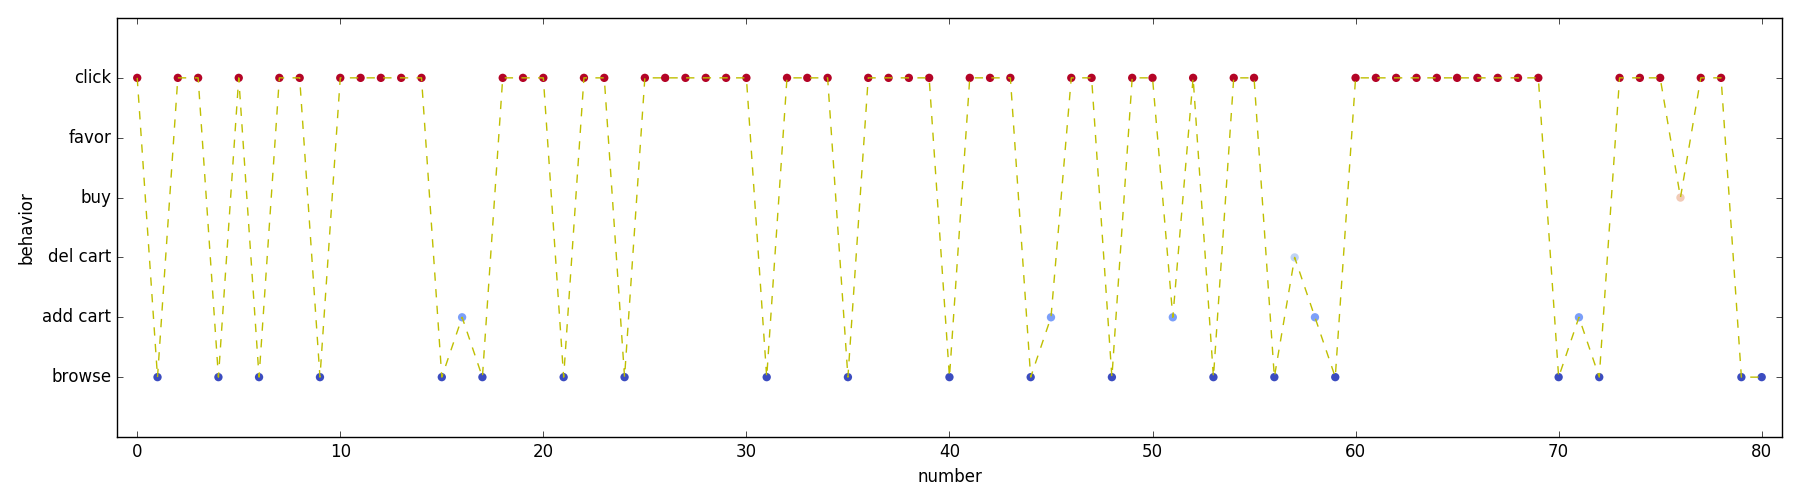

Generate this figure with Python:
import matplotlib
import matplotlib.pyplot as plt
import pandas as pd
import numpy as np

UI_RECORD = "../data/user_buy_record.csv"
BUY_USER_LIST = "../data/buy_user_list.csv"

'''
df_buy = pd.read_csv(UI_RECORD, header=0)
df_buy = df_buy[["user_id", "sku_id", "buy_duration"]]
df_buy = df_buy.drop_duplicates()
df_buy["delta_time"] = pd.to_timedelta(df_buy['buy_duration'])
high_potential = df_buy[df_buy["delta_time"] > pd.Timedelta('1 days 00:00:00')]
print high_potential.head(5)
'''

ui_record = pd.read_csv(UI_RECORD, header=0)
#user_id = 260731
user_id = 285131
item_id = 154636
cu_record = ui_record[(ui_record['user_id'] == user_id) & (ui_record['sku_id'] == item_id)]
cu_record.tail()
time_range = pd.to_datetime(cu_record['time']).map(lambda x: x.strftime('%m-%d %H:%M'))
x_index = range(len(cu_record['type']))

plt.figure(figsize=(18,5))
plt.scatter(x_index, cu_record['type'],c=cu_record['type'], s=36, lw=0, cmap=plt.cm.coolwarm)
plt.plot(x_index, cu_record['type'], 'y--', markersize=1)
plt.xlim(min(x_index) - 1, max(x_index) + 1)
plt.ylim(0, 7)
plt.xlabel('number')
plt.ylabel('behavior')
# plt.xticks(range(len(cu_record['type'])), time_range, rotation='vertical', fontsize=8)
plt.yticks(range(0,8), ["","browse","add cart","del cart","buy","favor", "click"])
plt.tight_layout()
plt.show()
